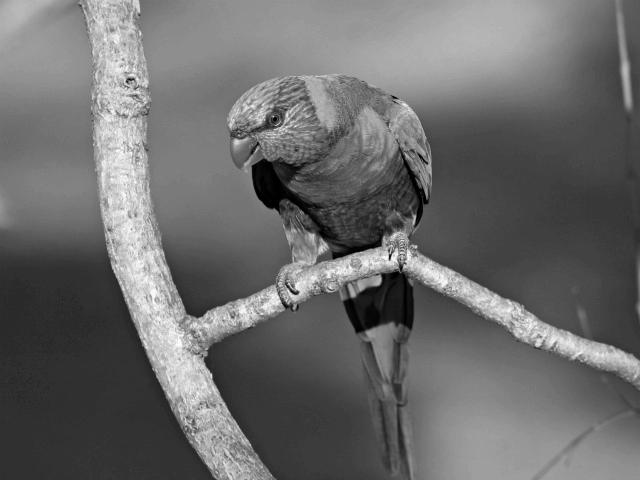
#> input picture ex_2/bird.jpg, 640 x 480 px
$ jupyter execute Untitled.ipynb
#> lines starting #> are read from the running program, lines starting #| are printed output that depends on the picture
[cell 1]
""" 2 Finding edges """

import numpy as np
from skimage import color, io
import matplotlib.pyplot as plt
import matplotlib.image as mpimg
plt.rcParams['image.cmap'] = 'gray'
import pdb

# load image
img = io.imread('bird.jpg')
#> img is the input picture: shape (480, 640); min 0, max 255, mean 107.5

# copy functions myconv2, gauss1d, gauss2d and gconv from exercise 1
def myconv2(image, filt):
    # This function performs a 2D convolution between image and filt, image being a 2D image. This
    # function should return the result of a 2D convolution of these two images. DO
    # NOT USE THE BUILT IN SCIPY CONVOLVE within this function. You should code your own version of the
    # convolution, valid for both 2D and 1D filters.
    # INPUTS
    # @ image         : 2D image, as numpy array, size mxn
    # @ filt          : 1D or 2D filter of size kxl
    # OUTPUTS
    # img_filtered    : 2D filtered image, of size (m+k-1)x(n+l-1)

    # if filt is 1D of shape (length, None) (this is common in python), transform it to shape (1, length)
    if filt.ndim < 2:
        filt = filt[np.newaxis, :]
    if image.ndim < 2:
        image = image[np.newaxis, :]
    # flip the filter
    filt = np.flipud(np.fliplr(filt))
    # initialize the filtered image
    filtered_img = np.empty((image.shape[0] + filt.shape[0] - 1, image.shape[1] + filt.shape[1] - 1))
    # pad original image with zeros outside of the borders
    padded_img = np.pad(image, ((filt.shape[0] - 1,), (filt.shape[1] - 1, )), 'constant')
    # calculate each element of the full filtered image
    for index in np.ndindex(filtered_img.shape):
        filtered_img[index] = np.sum(padded_img[index[0]:index[0]+filt.shape[0], index[1]:index[1]+filt.shape[1]] * filt)

    return filtered_img


def gauss1d(sigma, filter_length=3):
    # INPUTS
    # @ sigma         : sigma of gaussian distribution
    # @ filter_length : integer denoting the filter length, default is 10
    # OUTPUTS
    # @ gauss_filter  : 1D gaussian filter

    # if filter_lenght is even add one
    filter_length += ~filter_length % 2
    x = np.linspace(-filter_length/2, filter_length/2, filter_length)

    gauss_filter = np.exp(- (x ** 2) / (2 * (sigma ** 2)))

    gauss_filter = gauss_filter / np.sum(gauss_filter)
    return gauss_filter


def gauss2d(sigma, filter_size=3):
    # INPUTS
    # @ sigma         : sigma of gaussian distribution
    # @ filter_size   : integer denoting the filter size, default is 10
    # OUTPUTS
    # @ gauss2d_filter  : 2D gaussian filter

    # create a 1D gaussian filter
    gauss1d_filter = gauss1d(sigma, filter_size)[np.newaxis, :]
    # convolve it with its transpose
    gauss2d_filter = myconv2(gauss1d_filter, np.transpose(gauss1d_filter))
    return gauss2d_filter


def gconv(image, sigma):
    # INPUTS
    # image           : 2d image
    # @ sigma         : sigma of gaussian distribution
    # OUTPUTS
    # @ img_filtered  : filtered image with gaussian filter

    gauss2d_filter = gauss2d(sigma)
    img_filtered = myconv2(image, gauss2d_filter)

    return img_filtered


# 2.1
# Gradients
# define a derivative operator
dx = np.expand_dims(np.array((-1, 0, 1)), axis=0)
print(dx.shape)
dy = np.transpose(dx)
print(dy.shape)

# convolve derivative operator with a 1d gaussian filter with sigma = 1
# You should end up with 2 1d edge filters,  one identifying edges in the x direction, and
# the other in the y direction
sigma = 1
g1d_filter = gauss1d(sigma)
gdx = myconv2(g1d_filter, dx)
gdy = np.transpose(gdx)

print(gdx)


# 2.2
# Gradient Edge Magnitude Map
def create_edge_magn_image(image, dx, dy):
    # this function created an eddge magnitude map of an image
    # for every pixel in the image, it assigns the magnitude of gradients
    # INPUTS
    # @image  : a 2D image
    # @dx     : gradient along x axis
    # @dy     : geadient along y axis
    # OUTPUTS
    # @grad_mag_image   : 2d image same size as image, with the magnitude of gradients in every pixel
    # @grad_dir_image   : 2d image same size as image, with the direcrion of gradients in every pixel

    img_grad_x = myconv2(image, dx)
    img_grad_y = myconv2(image, dy)
#> after the loop in myconv2 (call 3), `for index in np.ndindex(filtered_img.shape):`:
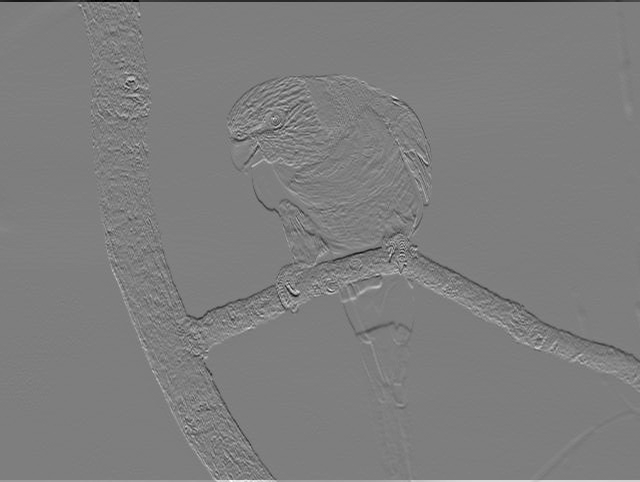
#> filtered_img: shape (482, 640) float64; min -221, max 225, mean 0; drawn with min black and max white

    # myconv2 returns the full convolution, so we should take the central part of the image, of size
    # equal to image.shape
    grad_x_crop_x = int((img_grad_x.shape[0] - image.shape[0])/2)
#> grad_x_crop_x = 0
    grad_x_crop_y = int((img_grad_x.shape[1] - image.shape[1])/2)
#> grad_x_crop_y = 1
    grad_y_crop_x = int((img_grad_y.shape[0] - image.shape[0])/2)
#> grad_y_crop_x = 1
    grad_y_crop_y = int((img_grad_y.shape[1] - image.shape[1])/2)
#> grad_y_crop_y = 0
    img_grad_x = img_grad_x[grad_x_crop_x:img_grad_x.shape[0]-grad_x_crop_x, grad_x_crop_y:img_grad_x.shape[1]-grad_x_crop_y]
    img_grad_y = img_grad_y[grad_y_crop_x:img_grad_y.shape[0]-grad_y_crop_x, grad_y_crop_y:img_grad_y.shape[1]-grad_y_crop_y]

    grad_mag_image = np.sqrt((img_grad_x ** 2 + img_grad_y ** 2))   # Magnitude
    grad_dir_image = np.arctan2(img_grad_y, img_grad_x)      # Orientation in rads [-pi, pi]
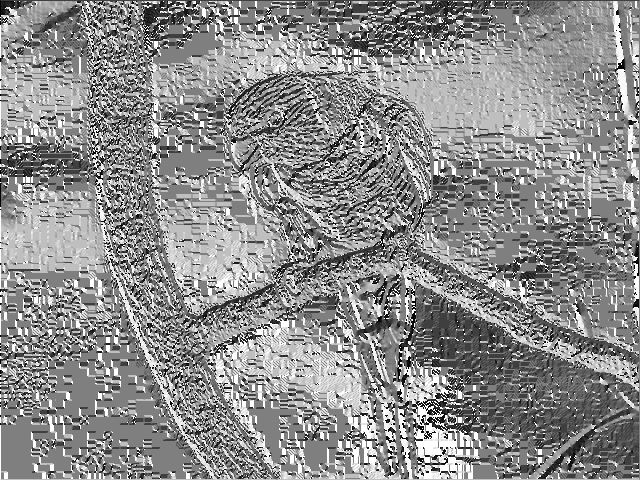
#> grad_dir_image: shape (480, 640) float64; min -3.14, max 3.14, mean 0.326; drawn with min black and max white

    return grad_mag_image, grad_dir_image


# create an edge magnitude image using the derivative operators
img_edge_mag, img_edge_dir = create_edge_magn_image(img, dx, dy)

# show all together
plt.subplot(121)
plt.imshow(img)
plt.axis('off')
plt.title('Original image')
plt.subplot(122)
plt.imshow(img_edge_mag)
plt.axis('off')
plt.title('Edge magnitude map')
plt.show()

# 2.3
# Edge images of particular directions
def make_edge_map(image, dx, dy):
    # INPUTS
    # @image        : a 2D image
    # @dx           : gradient along x axis
    # @dy           : geadient along y axis
    # OUTPUTS:
    # @ edge maps   : a 3D array of shape (image.shape, 8) containing the edge maps on 8 orientations

    grad_mag_img, grad_dir_img = create_edge_magn_image(image, dx, dy)
    # initialize edge maps
    edge_maps = np.zeros((image.shape[0], image.shape[1], 4))
    # iterate over different orientations
    for m in range(4):
        # define the angle limits for this edge map
        lim1 = 2 * m * np.pi/4 - np.pi/4
        lim2 = 2 * m * np.pi/4 + np.pi/4

        # remap limits to [-pi, pi], because this is the interval that arctan2 returns
		# this can be done in various ways
        lim1 = np.arctan2(np.sin(lim1), np.cos(lim1))
        lim2 = np.arctan2(np.sin(lim2), np.cos(lim2))

        if m == 2:  # this is the only case that lim1>lim2
            edge_maps[:, :, m] = ((grad_mag_img > 40) & ((lim1 < grad_dir_img) | (lim2 > grad_dir_img)))
        else:
            edge_maps[:, :, m] = ((grad_mag_img > 40) & (lim1 < grad_dir_img) & (lim2 > grad_dir_img))

    edge_maps[edge_maps == 1] = 255

    return edge_maps


# verify with circle image
circle = plt.imread('circle.jpg')
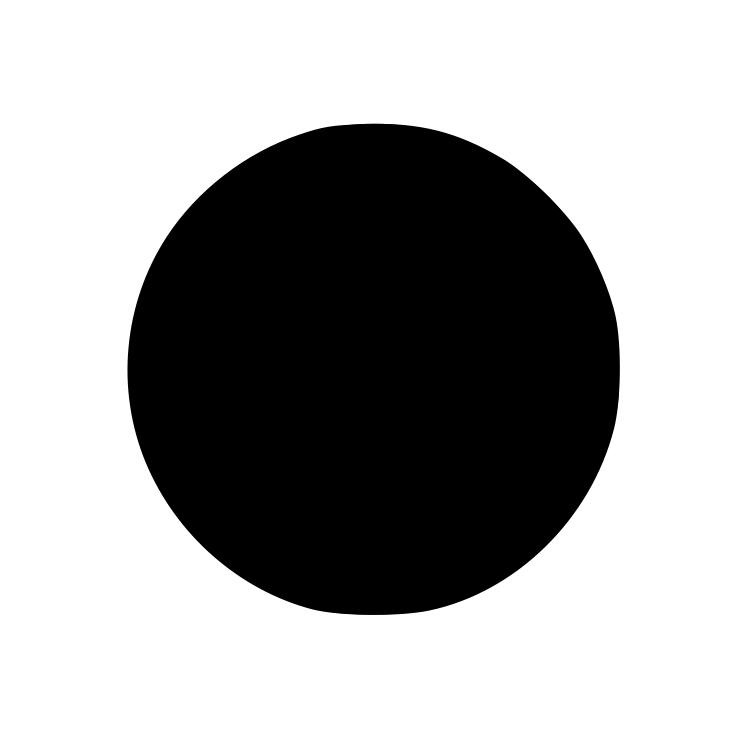
#> input picture ex_2/circle.jpg, 745 x 745 px
#> circle is the input picture: shape (745, 745); min 0, max 255, mean 167.3
# circle = color.rgb2gray(circle)
edge_maps = make_edge_map(circle, dx, dy)
#> after the loop in myconv2 (call 5), `for index in np.ndindex(filtered_img.shape):`:
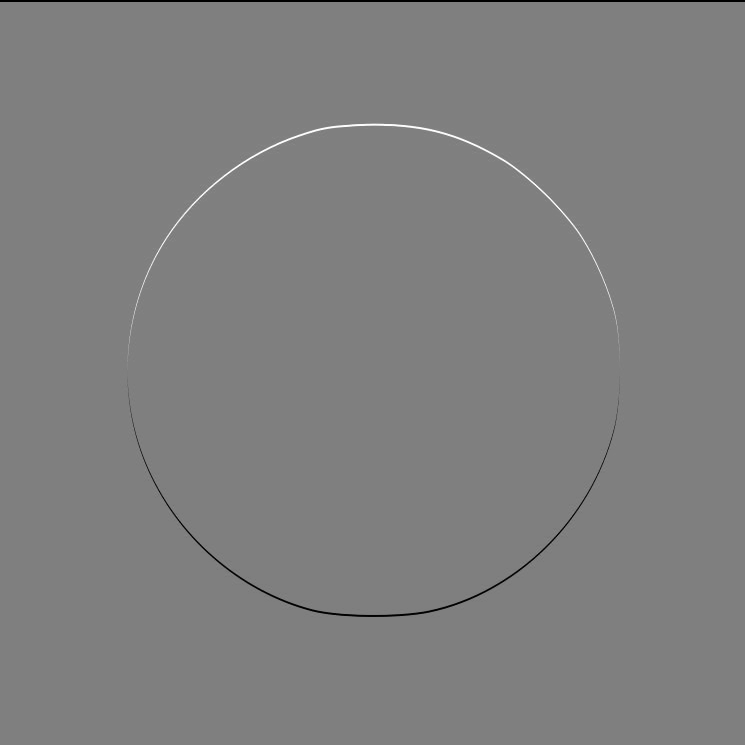
#> filtered_img: shape (747, 745) float64; min -255, max 255, mean 0; drawn with min black and max white
#> in create_edge_magn_image (call 2), `grad_mag_image = np.sqrt((img_grad_x ** 2 + img_grad_y ** 2))`:
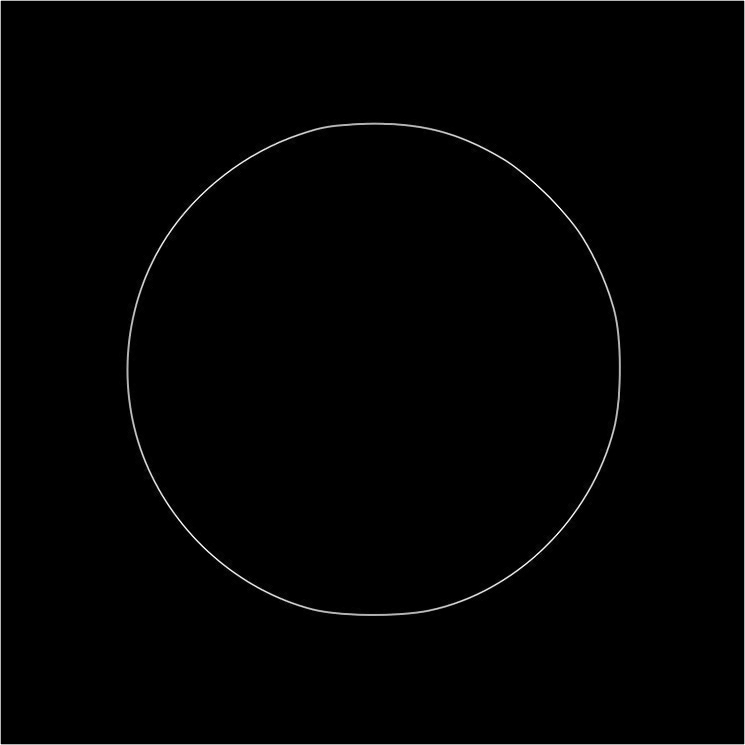
#> grad_mag_image: shape (745, 745) float64; min 0, max 360.6, mean 2.9; drawn with min black and max white
#> after the loop in make_edge_map, `for m in range(4):`:
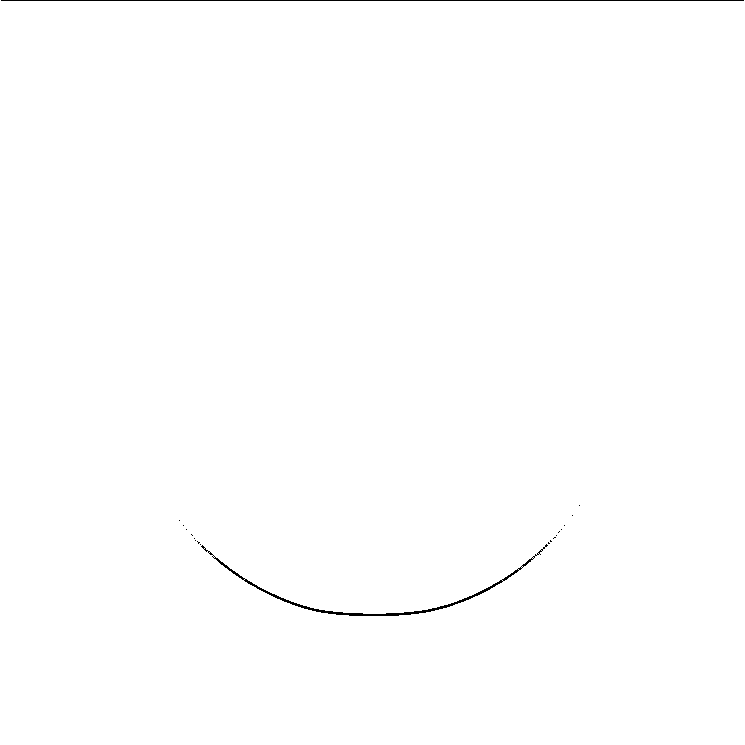
#> edge_maps: shape (745, 745, 4) float64; mean of channels 0, 1, 2, 3 0.00307, 0.00305, 0.00307, 0.00302; transparent parts drawn white
edge_maps_in_row = [edge_maps[:, :, m] for m in range(edge_maps.shape[2])]
#> edge_maps_in_row = 4 items
all_in_row = np.concatenate((edge_maps_in_row), axis=1)
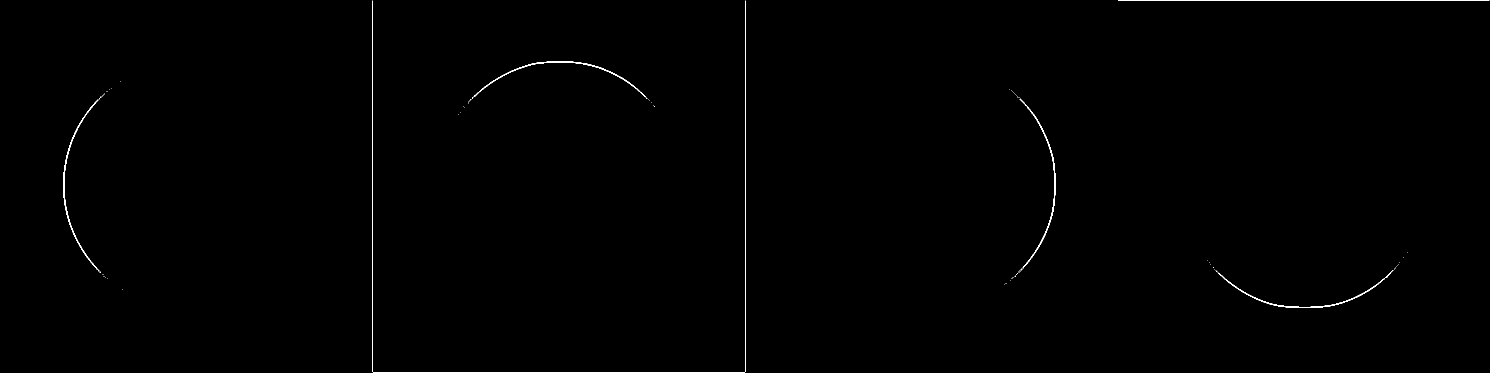
#> all_in_row: shape (745, 2980) float64 (shown at 1/2 size); 0.31% white in thin lines or dots
plt.imshow(np.concatenate((circle, all_in_row), axis=1))
plt.title('Circle and edge orientations')
# plt.imshow(np.concatenate(np.dsplit(edge_maps, edge_maps.shape[2]), axis=0))
plt.show()

# now try with original image
edge_maps = make_edge_map(img, dx, dy)
#> in make_edge_map (call 2), `edge_maps[edge_maps == 1] = 255`:
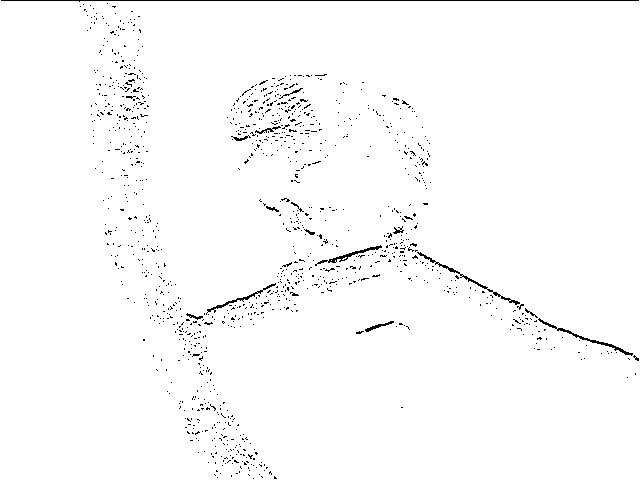
#> edge_maps: shape (480, 640, 4) float64; mean of channels 0, 1, 2, 3 4.6, 4.2, 4.8, 4.1; transparent parts drawn white
edge_maps_in_row = [edge_maps[:, :, m] for m in range(edge_maps.shape[2])]
all_in_row = np.concatenate((edge_maps_in_row), axis=1)
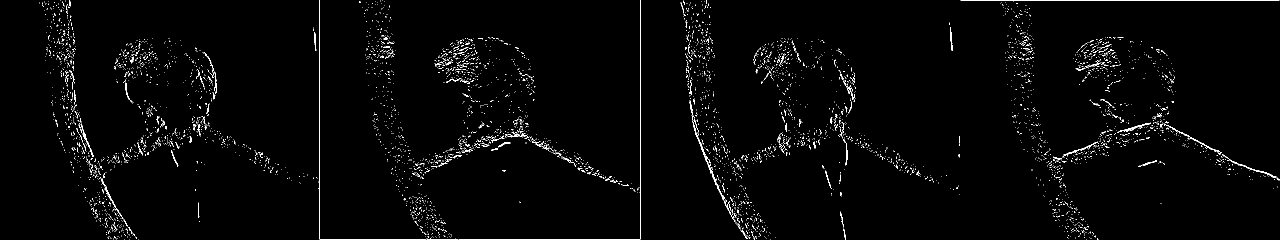
#> all_in_row: shape (480, 2560) float64 (shown at 1/2 size); 1.7% white in thin lines or dots
plt.imshow(np.concatenate((img, all_in_row), axis=1))
plt.title('Original image and edge orientations')
plt.show()
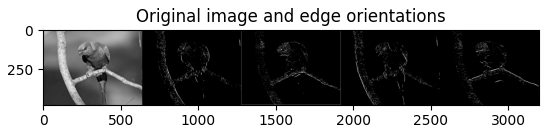
#> figure drawn by matplotlib, 1 panel
